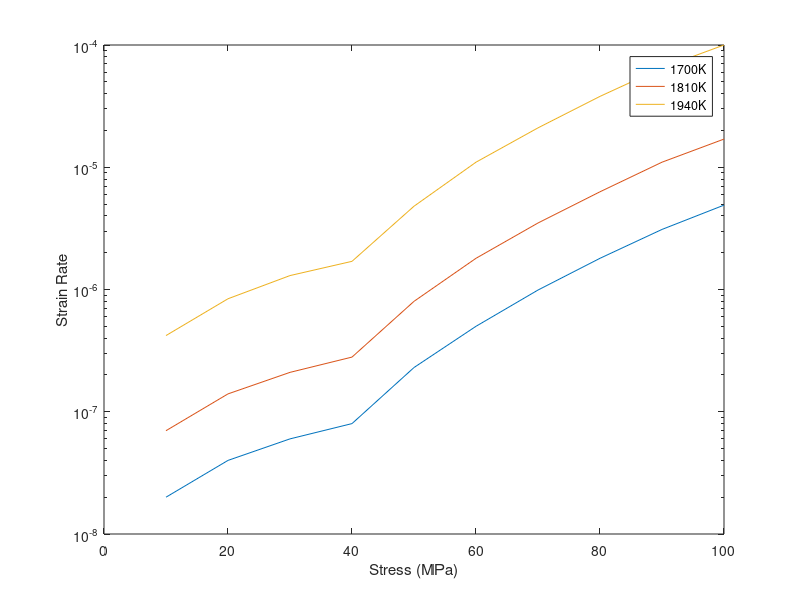
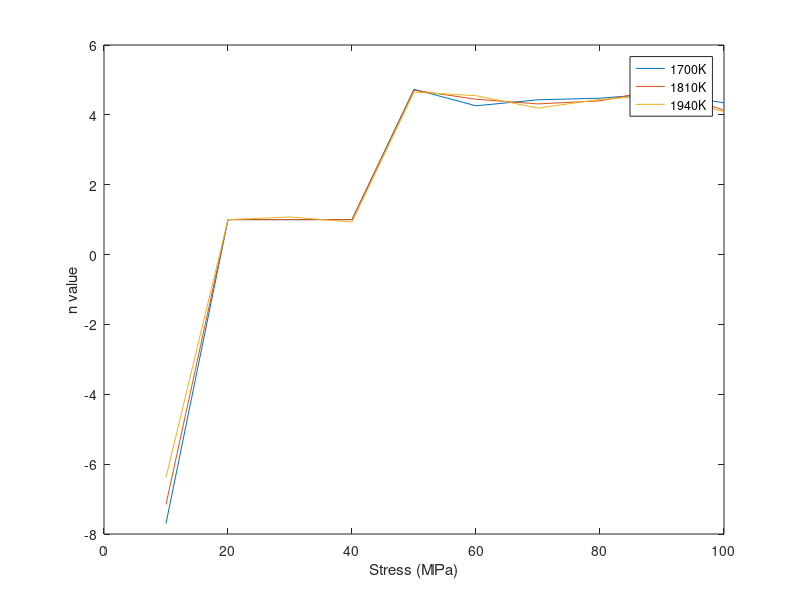

Write MATLAB code to recreate these figures, in order. (Note: this script raises an error after producing the figures.)
%% MECH532 Homework #6
% Jeremy Primus
% October 19, 2018

%% Problem 1
% intialization
stress = [10:10:100];
global strain_rate_1700k
strain_rate_1700k =  [2e-8 4e-8 6e-8 8e-8 2.3e-7 5e-7 9.9e-7 1.8e-6 3.1e-6 4.9e-6];
strain_rate_1810k = [7e-8 1.4e-7 2.1e-7 2.8e-7 8e-7 1.8e-6 3.5e-6 6.3e-6 1.1e-5 1.7e-5];
strain_rate_1940k = [4.2e-7 8.4e-7 1.3e-6 1.7e-6 4.8e-6 1.1e-5 2.1e-5 3.8e-5 6.5e-5 1e-4];
strain_rate = [strain_rate_1700k; strain_rate_1810k; strain_rate_1940k];

% a) plot creep rate vs. stress
figure()
for i = 1:3
    semilogy(stress, strain_rate(i,:))
    %loglog(stress, strain_rate(i,:))
    hold on
end
legend('1700K', '1810K', '1940K')
xlabel('Stress (MPa)')
ylabel('Strain Rate')

logstrain_rate = log10(strain_rate);
logstress = log10(stress);

% evaluate and plot the derivative in loglog space as this should give the
% n value which will allow visualization of creep mechanism regimes
dydx_1700k = diff([eps; logstrain_rate(1,:)'])./diff([eps; logstress(:)]);                  % remove eps
dydx_1810k = diff([eps; logstrain_rate(2,:)'])./diff([eps; logstress(:)]);
dydx_1940k = diff([eps; logstrain_rate(3,:)'])./diff([eps; logstress(:)]);
figure()
plot(stress, dydx_1700k)
hold on
plot(stress, dydx_1810k)
plot(stress, dydx_1940k)
legend('1700K', '1810K', '1940K')
xlabel('Stress (MPa)')
ylabel('n value')

% b) NH or Coble creep in diffusional region?
% so = [10];
% fit_params = fminsearch(@lsfit, so);
% figure()
% plot(stress(1:4), strain_rate_1700k(1:4))
% hold on
% plot(stress(1:4), fit_params(1)*(1/10e-6)^3*stress(1:4))
% legend('Data', 'Fit')

% function s = lsfit(Ac)
% global strain_rate_1700k
%     s = sum((strain_rate_1700k(1:4) - Ac*(1/10e-6)^3)).^2;
% end

%% Problem 2
% initialization
global omega d G b k 
% given in problem statement
omega = 1.2e-29;                % atomic volume (m^3/atom)               
DoL = 3.5e-6;                   % lattice diffusion constant - also used in PLC according to 10/3 lecture (m^2/s)
QL = 2e-19;                     % not described, assume this comprises the value Qm+Qf given on pg 102 (J/atom)               
d = 1e-5;                       % grain size (m)
DoC = 1e-5;                     % coble creep diffusion coefficient (m^2/s)
Qc = 1.2e-19;                   % not described, assume this comprises the value Qm+Qf given in eq 5.41 (J/atom)
Apl = 2.5e9;                    % A for PLC 
mpl = 4.8;                      % stress exponent for PLC
G = 25e9;                       % shear modulus for aluminm (Pa)
b = 0.286e-9;                   % burger's vector (m)

% additional constants 
k = 1.38e-23;   % boltzmann constant
Anh = 7;        % A for Nabarro-Herring from Table 5.1
Ac = 50;        % A for coble creep from Table 5.1
n_nh = 2;       % n for NH from Table 5.1
n_c = 3;        % n for coble from Table 5.1 

% regimes of interest
temp = [600:100:1000];          % temp (K)
stress = 1e6*[1 3 10 30 100];       % stress (MPa)

% likely have to use a for loop to loop through all possible combinations,
% finding the fastest creep rate at each
%strain_rate_pl = Apl*sigma.^npl.*exp(-Qc./(R.*Temp))
%strain_rate_nh = Anh*DoL*exp(*(1/d^2)*sigma*omega/(k*T)
figure()
for i = 1:length(temp)
    T =  temp(i);
    for j = 1:length(stress)
        sigma = stress(j);
        % pl creep
        strain_rate_pl(i,j) = uni_creep_eq(Apl, DoL, QL, sigma, mpl, T, 0);
        % coble creep
        strain_rate_c(i,j) = uni_creep_eq(Ac, DoC, Qc, sigma, 0, T, n_c);
        % NH creep
        strain_rate_nh(i,j) = uni_creep_eq(Anh, DoL, QL, sigma, 0, T, n_nh);
        % total strain_rate
        strain_rate = [strain_rate_pl(i,j) strain_rate_c(i,j) strain_rate_nh(i,j)];
        [max_strain_rate(i,j), mechanism(i,j)] = max(strain_rate);

        
    end
    group(mechanism(i,:) == 1) = {'Power Law Creep'};
    group(mechanism(i,:) == 2) = {'Coble Creep'};
    group(mechanism(i,:) == 3) = {'NH Creep'};
    gscatter(T*ones(length(stress),1), log10(stress./G), {group})
    hold on
end
xlabel('Temperature')
ylabel('Log(sigma/G)')
title('Dominant Creep Mechanism')

% part b
T = 475+273;    % temp (K)
strain_rate = 0.01/(1000*3600);
% solve for the sigma at this desired strain rate - which mechanism? 
% looking at the max strain rates determined in part a, all calculated
% strain rates are far higher than the desired strain rate. To acheive the
% desired strain rate, the stress must be much lower than any of the values
% used in calculating this chart.  Therefore, we can rule out PLC. NH seems to dominate 
% at low stress levels.  Calculating the stress to give the desired creep rate, assuming NH
% yields a stress.  We can calculate strain rates at that stress to confirm
% that indeed NH gives the maximum strain rate at this stress.  And to be
% certain, calculating the stress to give the desired creep rate, assuming
% Coble yields a stress.  At this calculated stress, however, NH mechanism
% still dominates.  Therefore we should use the stress from the NH
% calculation.  

% sigma_t_pl = (strain_rate/(Apl*DoL*exp(QL/(k*T)))*omega^(2/3)*(G^mpl)*k*T/omega)^(1/mpl);
sigma_t_c = strain_rate/(Ac*DoC*exp(Qc/(k*T)))*omega^(2/3)*k*T/omega*(d/b)^n_c;
sigma_t_nh = strain_rate/(Anh*DoL*exp(QL/(k*T)))*omega^(2/3)*k*T/omega*(d/b)^n_nh;

sigma_t = [sigma_t_c sigma_t_nh]
        % coble creep
        strain_rate_c = uni_creep_eq(Ac, DoC, Qc, sigma_t(1), 0, T, n_c);
        % NH creep
        strain_rate_nh = uni_creep_eq(Anh, DoL, QL, sigma_t(1), 0, T, n_nh);
        strain_rate = [strain_rate_c strain_rate_nh];
        [max_strain_rate, mechanism] = max(strain_rate);
        if mechanism == 2
            disp(['NH creep. Sigma = ', num2str(sigma_t_nh)])
        end

% universal creep equation
function strain_rate = uni_creep_eq(A,D,Q,sigma,m,T,n)
    global omega d G b k 
    D_t = D*exp(Q/(k*T));
    strain_rate = A*D_t/(omega^(2/3))*((sigma/G)^m)*((sigma*omega)/(k*T))*(b/d)^n;
end
